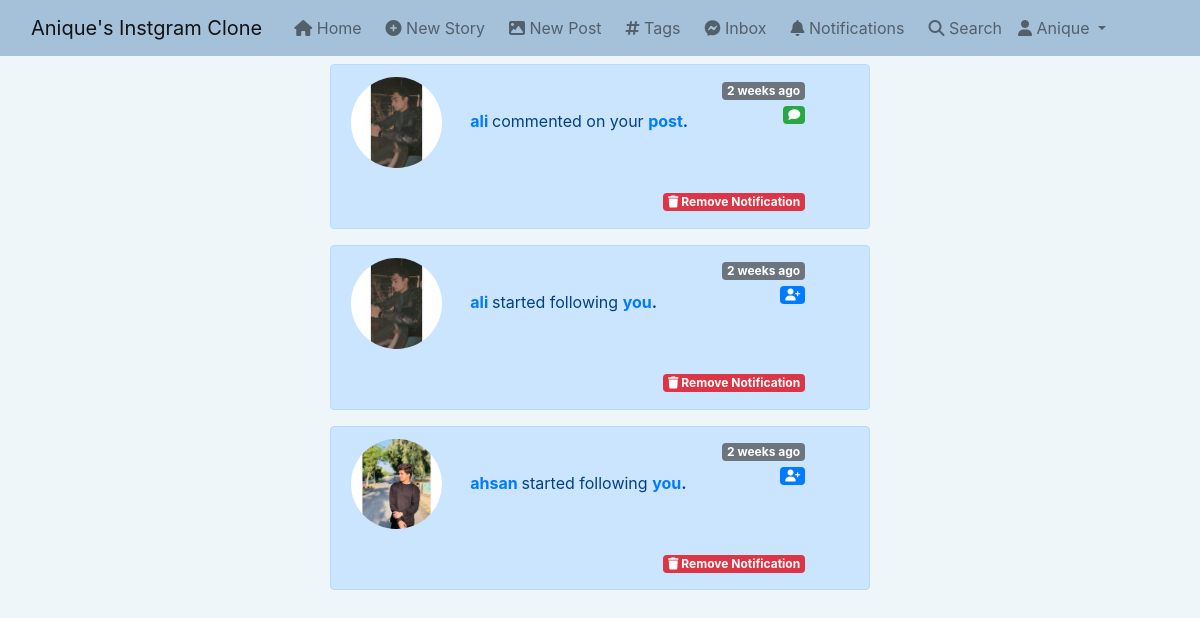
Screenshot of /notifications (signed in) with the database file from the repository.
### notification/models.py (models this page shows)
class Notification(models.Model):
    NOTIFICATION_TYPES = ((1,'Like'),(2,'Comment'),(3,'Follow'))
    post = models.ForeignKey('post.Post',on_delete=models.CASCADE,related_name='notification_post',blank=True,null=True)
    sender = models.ForeignKey(User,on_delete=models.CASCADE,related_name='notification_from_user')
    user = models.ForeignKey(User,on_delete=models.CASCADE,related_name='notification_to_user')
    notification_type = models.IntegerField(choices=NOTIFICATION_TYPES)
    text_preview = models.CharField(max_length=90,blank=True)
    date = models.DateTimeField(auto_now_add=True)
    is_seen = models.BooleanField(default=False)

### app_authentication/models.py (models this page shows, shortened)
class Profile(models.Model):
    user = models.OneToOneField(User, on_delete=models.CASCADE, related_name='profile')
    first_name = models.CharField(max_length=50, null=True, blank=True)
    last_name = models.CharField(max_length=50, null=True, blank=True)
    location = models.CharField(max_length=50, null=True, blank=True)
    url = models.URLField(max_length=80, null=True, blank=True)
    profile_info = models.TextField(max_length=150, null=True, blank=True)
    date = models.DateField(auto_now_add=True)
    favorites = models.ManyToManyField(Post)
    picture = models.ImageField(upload_to=user_directory_path, blank=True, null=True, verbose_name='Picture')

### notification/views.py (the view)
# urls.py: path('notifications',views.notifications,name='notifications'),
def notifications(request):
    user = request.user
    notifications = Notification.objects.filter(user=user).order_by('-date')
    notifications.update(is_seen=True)
    context = {
        "notifications":notifications,
    }
    return render(request,'notification/notifications.html',context)

### post/models.py (called while the page is built)
    def get_absolute_url(self):
        return reverse("post_details", args=[str(self.id)])

### django_instagram_clone/templates/notification/notifications.html (shortened to what this page needs)
{% extends 'base.html' %} {% load static %} {% load humanize %} {% block content %}
{% if notifications.count == 0 %}
<div class="alert alert-primary mt-4" style="font-size: 18px" role="alert">
  Hi , {{request.user.username|capfirst}}! You do not have any notifications currently.
</div> {% else %}<div class="container">
  <div class="row">
    <div class="col-md-6 offset-md-3">
      {% for notification in notifications %} {% if notification.notification_type == 1 %}
      <div
        class="alert alert-primary alert-dismissible fade show mt-2"
        role="alert"
      >
        {% if notification.sender.profile.picture %}
        <img
          class="card-img-right rounded-circle img-fluid mr-4"
          style="height: 1%; width: 20%"
          src="{{notification.sender.profile.picture.url}}"
          alt="Card image cap"
        />
        {% else %}
        <img
          class="card-img-right rounded-circle img-fluid mr-2"
          style="height: 1%; width: 20%"
          src="{% static 'img/default_pfp.jpg' %}"
          alt="Card image cap"
        />
        {% endif %}
        <strong
          ><a
            href="{% url 'profile' notification.sender.profile.user.username %}"
            >{{notification.sender.profile.user.username}}</a
          >
        </strong>
        liked your
        <strong
          ><a href="{{notification.post.get_absolute_url}}">post</a>. </strong
        ><br /><span
          class="badge bg-secondary float-lg-end"
          style="margin-top: -19%"
          >{{notification.date|naturaltime}}</span
        >
        <br /><span
          class="badge bg-primary float-lg-end"
          style="margin-top: -19%"
          ><i class="fa-solid fa-thumbs-up"></i
        ></span>
        <br />
        <a href="{% url 'delete_notification' notification.id %}">
          <span class="badge bg-danger float-lg-end" style="margin-top: -5%"
            ><i class="fa-solid fa-trash"></i> Remove Notification</span
          >
        </a>
      </div>
      {% elif notification.notification_type == 3 %}
      <div
        class="alert alert-primary alert-dismissible fade show mt-2"
        role="alert"
      >
        {% if notification.sender.profile.picture %}
        <img
          class="card-img-right rounded-circle img-fluid mr-4"
          style="height: 1%; width: 20%"
          src="{{notification.sender.profile.picture.url}}"
          alt="Card image cap"
        />
        {% endif %}
        <strong
          ><a
            href="{% url 'profile' notification.sender.profile.user.username %}"
            >{{notification.sender.profile.user.username}}</a
          >
        </strong>
        started following
        <strong
          ><a href="{% url 'profile' notification.user.username %}">you</a
          >. </strong
        ><br /><span
          class="badge bg-secondary float-lg-end"
          style="margin-top: -19%"
          >{{notification.date|naturaltime}}</span
        >
        <br />
        <span class="badge bg-primary float-lg-end" style="margin-top: -19%"
          ><i class="fa-solid fa-user-plus"></i></span
        ><br />
        <a href="{% url 'delete_notification' notification.id %}">
          <span class="badge bg-danger float-lg-end" style="margin-top: -5%"
            ><i class="fa-solid fa-trash"></i> Remove Notification</span
          >
        </a>
      </div>
      {% else %}
      <div
        class="alert alert-primary alert-dismissible fade show mt-2"
        role="alert"
      >
        {% if notification.sender.profile.picture %}
        <img
          class="card-img-right rounded-circle img-fluid mr-4"
          style="height: 1%; width: 20%"
          src="{{notification.sender.profile.picture.url}}"
          alt="Card image cap"
        />
        {% endif %}
        <strong
          ><a
            href="{% url 'profile' notification.sender.profile.user.username %}"
            >{{notification.sender.profile.user.username}}</a
          >
        </strong>
        commented on your
        <strong
          ><a href="{{notification.post.get_absolute_url}}">post</a>. </strong
        ><br /><span
          class="badge bg-secondary float-lg-end"
          style="margin-top: -19%"
          >{{notification.date|naturaltime}}</span
        >
        <br /><span
          class="badge bg-success float-lg-end"
          style="margin-top: -19%"
          ><i class="fa-solid fa-comment"></i> </span
        ><br />
        <a href="{% url 'delete_notification' notification.id %}">
          <span class="badge bg-danger float-lg-end" style="margin-top: -5%"
            ><i class="fa-solid fa-trash"></i> Remove Notification</span
          >
        </a>
      </div>
      {% endif %} {% endfor %}
    </div>
  </div>
</div>
{% endif %}
{% endblock content %}

### django_instagram_clone/templates/base.html (shortened to what this page needs)
{% load static %}
<!DOCTYPE html>
<html lang="en">
  <head>
    <link
      href="https://cdn.jsdelivr.net/npm/bootstrap@5.0.2/dist/css/bootstrap.min.css"
      rel="stylesheet"
    />
    <link
      rel="stylesheet"
      href="https://cdnjs.cloudflare.com/ajax/libs/font-awesome/6.1.1/css/all.min.css"
    />
    <link
      rel="stylesheet"
      href="https://stackpath.bootstrapcdn.com/bootstrap/4.3.1/css/bootstrap.min.css"
    />
  </head>
  <body style="background-color: #eef6f9">
    <nav
      class="navbar navbar-expand-lg navbar-light"
      style="background-color: #a5c0d9"
    >
      <div class="container-fluid">
        <a class="navbar-brand" href="#">Anique's Instgram Clone</a>
        <div class="collapse navbar-collapse" id="navbarSupportedContent">
          <ul class="navbar-nav me-auto mb-2 mb-lg-0">
            <li class="nav-item ml-2">
              <a class="nav-link" aria-current="page" href="{% url 'index' %}"
                ><i class="fa fa-home"></i> Home</a
              >
            </li>
            <li class="nav-item ml-2">
              <a class="nav-link" href="{% url 'new_story' %}"
                ><i class="fa fa-plus-circle"></i> New Story</a
              >
            </li>
            <li class="nav-item ml-2">
              <a class="nav-link" href="{% url 'new_post' %}"
                ><i class="fa fa-image"></i> New Post</a
              >
            </li>
            <li class="nav-item ml-2">
              <a class="nav-link" href="{% url 'tags' %}"
                ><i class="fa fa-hashtag"></i> Tags</a
              >
            </li>
            <li class="nav-item ml-2">
              <a class="nav-link" href="{% url 'inbox' %}"
                ><i class="fa-brands fa-facebook-messenger"></i> Inbox
              </a>
            </li>
            <li class="nav-item ml-2">
              <a class="nav-link" href="{% url 'notifications' %}"
                ><i class="fa-solid fa-bell"></i> Notifications
              </a>
            </li>
            <li class="nav-item ml-2">
              <a class="nav-link" href="{% url 'search_user' %}"
                ><i class="fa-solid fa-search"></i> Search</a
              >
            </li>
            <li class="nav-item dropdown">
              <a
                class="nav-link dropdown-toggle"
                href="#"
                id="navbarDropdown"
                role="button"
                data-bs-toggle="dropdown"
                aria-expanded="false"
              >
                <i class="fa fa-user"></i> {{request.user.username|capfirst}}
              </a>
            </li>
          </ul>
        </div>
      </div>
    </nav>
    {% block content %}{% endblock content %}
  </body>
</html>

### rows the page displays
Notification: sender.profile.picture (placeholder picture), sender.profile.user.username "ali", date "2 weeks ago"
Notification: sender.profile.picture (placeholder picture), sender.profile.user.username "ali", date "2 weeks ago"
Notification: sender.profile.picture (placeholder picture), sender.profile.user.username "ahsan", date "2 weeks ago"

### other values shown
{{ request.user.username|capfirst }} "Anique"
